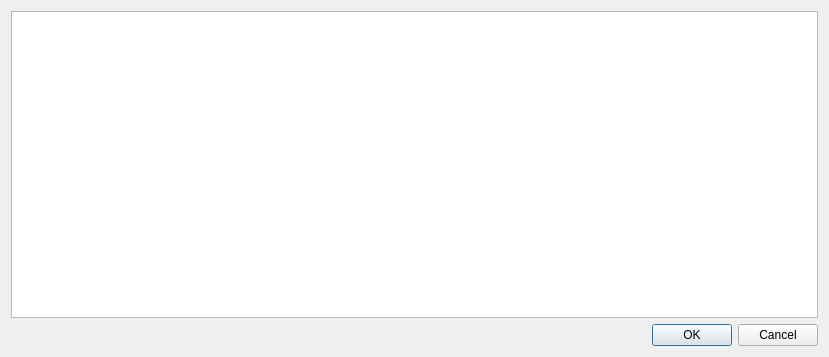
<?xml version="1.0" encoding="UTF-8"?>
<ui version="4.0">
 <class>commentDialog</class>
 <widget class="QDialog" name="commentDialog">
  <property name="geometry">
   <rect>
    <x>0</x>
    <y>0</y>
    <width>829</width>
    <height>357</height>
   </rect>
  </property>
  <property name="windowTitle">
   <string>Dialog</string>
  </property>
  <property name="modal">
   <bool>true</bool>
  </property>
  <layout class="QVBoxLayout" name="verticalLayout_2">
   <item>
    <layout class="QVBoxLayout" name="verticalLayout">
     <item>
      <layout class="QHBoxLayout" name="horizontalLayout">
       <item>
        <widget class="QPlainTextEdit" name="plainCommentTextEdit"/>
       </item>
      </layout>
     </item>
     <item>
      <widget class="QDialogButtonBox" name="buttonBox">
       <property name="orientation">
        <enum>Qt::Horizontal</enum>
       </property>
       <property name="standardButtons">
        <set>QDialogButtonBox::Cancel|QDialogButtonBox::Ok</set>
       </property>
      </widget>
     </item>
    </layout>
   </item>
  </layout>
 </widget>
 <resources/>
 <connections>
  <connection>
   <sender>buttonBox</sender>
   <signal>accepted()</signal>
   <receiver>commentDialog</receiver>
   <slot>accept()</slot>
   <hints>
    <hint type="sourcelabel">
     <x>230</x>
     <y>353</y>
    </hint>
    <hint type="destinationlabel">
     <x>157</x>
     <y>274</y>
    </hint>
   </hints>
  </connection>
  <connection>
   <sender>buttonBox</sender>
   <signal>rejected()</signal>
   <receiver>commentDialog</receiver>
   <slot>reject()</slot>
   <hints>
    <hint type="sourcelabel">
     <x>298</x>
     <y>359</y>
    </hint>
    <hint type="destinationlabel">
     <x>286</x>
     <y>274</y>
    </hint>
   </hints>
  </connection>
 </connections>
</ui>
